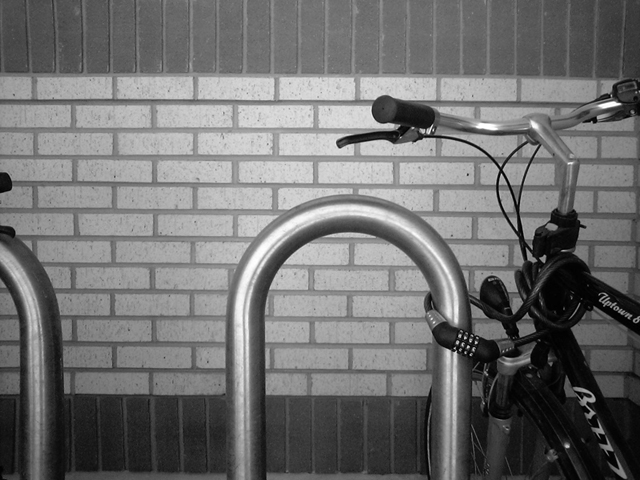
#> input picture Dữ liệu bài tập/Buổi 08 (15-12-S)/bike.png, 640 x 480 px
$ jupyter execute Ex8.ipynb
#> lines starting #> are read from the running program, lines starting #| are printed output that depends on the picture; after the words box and inside, x2 and y2 are one past the last pixel; in counts of white or black regions, pixels touching at a corner belong together
# Exercise 8

[cell 1]
import cv2
import matplotlib.pyplot as plt
import numpy as np
from skimage.morphology import disk, dilation
from skimage.measure import label
from skimage.color import label2rgb
from skimage.filters import threshold_otsu
from scipy.ndimage import convolve

FS = 15 # Fontsize of caption

## 8.1 Grayscale edge detector

[cell 2]
# Load the image in grayscale
I = cv2.imread('bike.png', cv2.IMREAD_GRAYSCALE)
#> I is the input picture: shape (480, 640); min 0, max 255, mean 112.2

# Normalize the image to 0-1
I = I.astype(np.float32) / 255.0

# Define the structuring element (rectangle with size 4x5)
kernel = cv2.getStructuringElement(cv2.MORPH_RECT, (5, 4))

# Perform dilation on the original image
I_dilated = cv2.dilate(I, kernel)

# Perform edge detection by subtracting the original image from the dilated image
edge = I_dilated - I

# Threshold to convert to binary image
BW = edge > 0.2  # 0.2 is the threshold value
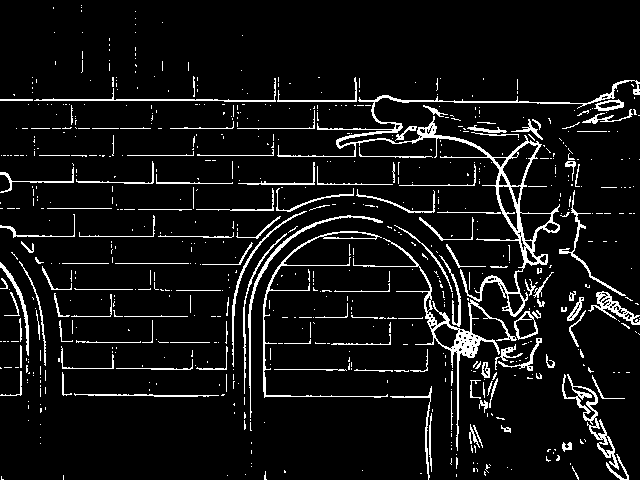
#> BW: shape (480, 640) bool; 7.4% white in thin lines or dots

# Show images
plt.figure(figsize = (10, 10))

plt.subplot(2, 2, 1)
plt.imshow(I, cmap = 'gray')
plt.title('Original Image', fontsize = FS)

plt.subplot(2, 2, 2)
plt.imshow(I_dilated, cmap = 'gray')
plt.title('Dilated Image', fontsize = FS)

plt.subplot(2, 2, 3)
plt.imshow(edge, cmap = 'gray')
plt.title('Edge = Dilation - Origin', fontsize = FS)

plt.subplot(2, 2, 4)
plt.imshow(BW, cmap = 'gray')
plt.title('BW of Edge', fontsize = FS)

plt.tight_layout()
plt.show()

## 8.2 Coins couting using dilation

[cell 3]
# Load the test image
I = cv2.imread('coins.png', cv2.IMREAD_GRAYSCALE)
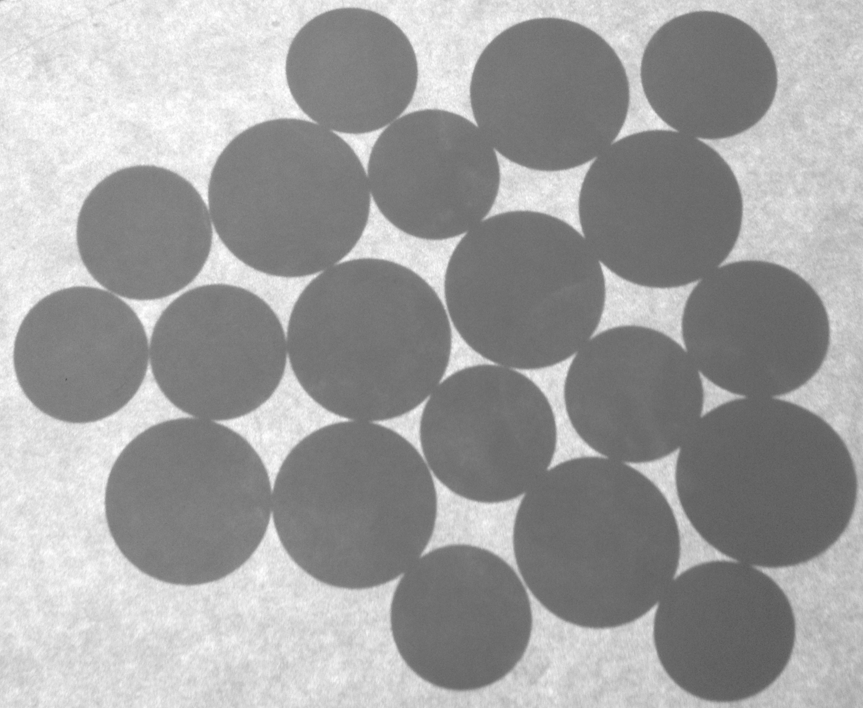
#> input picture Dữ liệu bài tập/Buổi 08 (15-12-S)/coins.png, 863 x 708 px
#> I is the input picture: shape (708, 863); min 87, max 255, mean 159.7

# Binarize the input image
level = threshold_otsu(I)
#> level = 167
BW = 1 - (I > level).astype(np.uint8)  # Revert black and white
#> BW: shape (708, 863); values 0 (black) and 1 (white), 57.8% white; 12 black regions, largest, box (x1, y1, x2, y2) and area: (0, 0, 863, 708) 221383, (337, 195, 495, 383) 5331, (215, 356, 350, 491) 5276

# a. No dilation
L = label(BW, connectivity=2)  # Connectivity=2 for 8-connected neighborhood
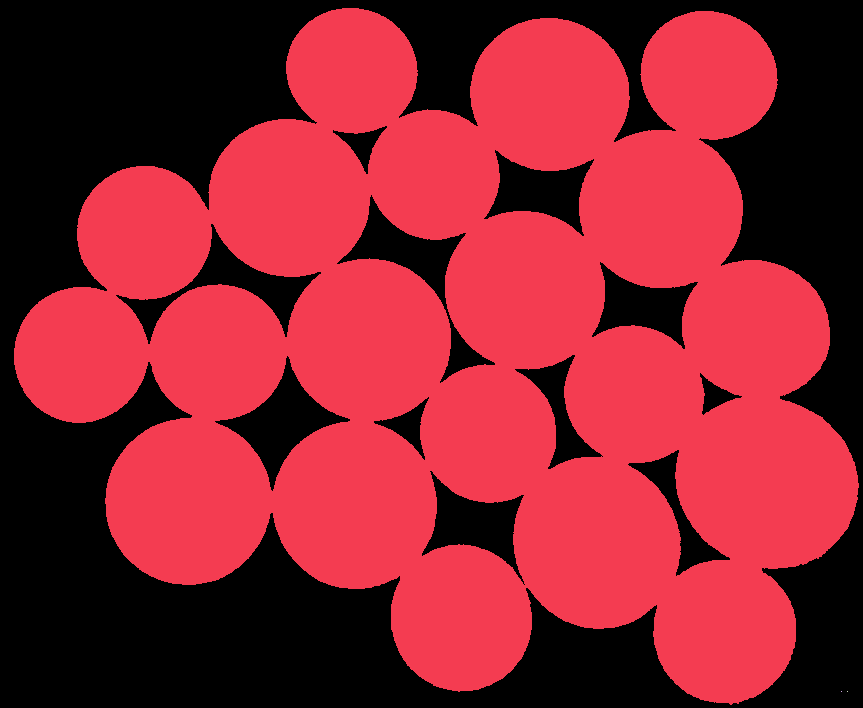
#> L: shape (708, 863) int64; 4 distinct labels, from 0 to 3; one colour per label, 0 black
obj = len(np.unique(L)) - 1
#> obj = 3
rgbLabel1 = label2rgb(L, image_alpha=0)

print(f"Number of coins before dilation: {obj}")
#| Number of coins before dilation: 3

# b. Use dilation
se = disk(25)
BW_dilated = 1 - dilation((I > level).astype(np.uint8), se)
#> BW_dilated: shape (708, 863); values 0 (black) and 1 (white), 26.1% white; 20 white regions, largest, box (x1, y1, x2, y2) and area: (700, 414, 834, 546) 12930, (538, 481, 656, 604) 11347, (130, 441, 249, 560) 10725

L2 = label(BW_dilated, connectivity=2)
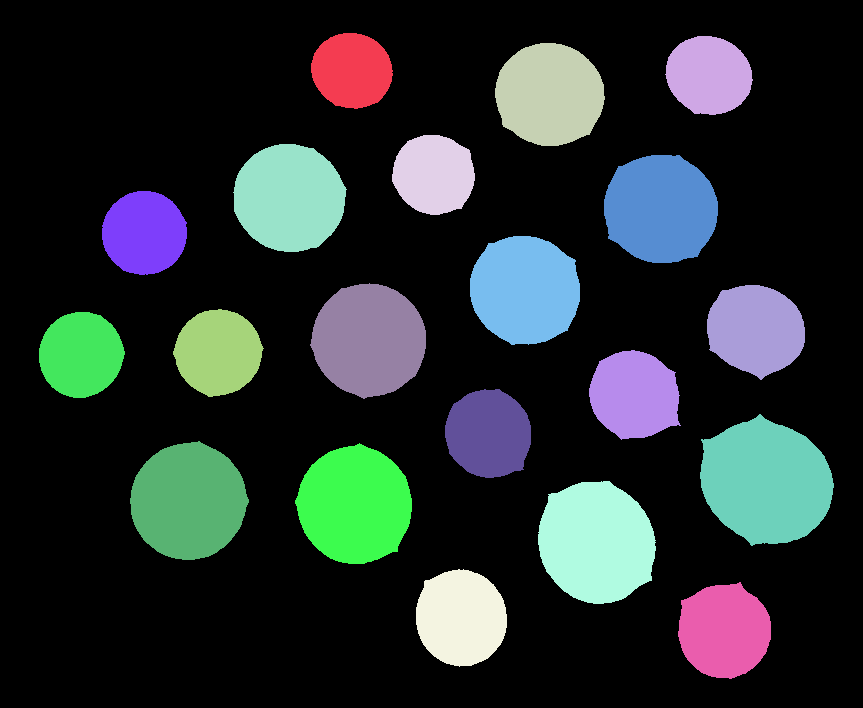
#> L2: shape (708, 863) int64; 21 distinct labels, from 0 to 20; one colour per label, 0 black
obj2 = len(np.unique(L2)) - 1
#> obj2 = 20
rgbLabel2 = label2rgb(L2, image_alpha=0)

print(f"Number of coins after dilation: {obj2}")
#| Number of coins after dilation: 20

# Show images
plt.figure(1, figsize=(10, 10))
plt.subplot(2, 2, 1)
plt.imshow(I, cmap='gray')
plt.title('Original image', fontsize=FS)

plt.subplot(2, 2, 2)
plt.imshow(BW, cmap='gray')
plt.title('Binary image', fontsize=FS)

plt.subplot(2, 2, 3)
plt.imshow(rgbLabel1)
plt.title('Labeling before dilation', fontsize=FS)

plt.subplot(2, 2, 4)
plt.imshow(rgbLabel2)
plt.title('Labeling after dilation', fontsize=FS)

plt.tight_layout()
plt.show()

## 8.3

[cell 4]
# Load the test image
I = cv2.imread('butterfly.png', cv2.IMREAD_GRAYSCALE)
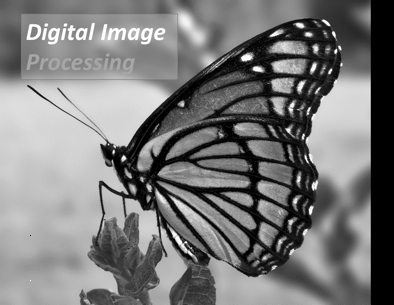
#> input picture Dữ liệu bài tập/Buổi 08 (15-12-S)/butterfly.png, 394 x 305 px
#> I is the input picture: shape (305, 394); min 0, max 255, mean 121.3

# Define 3 different structuring elements
se1 = cv2.getStructuringElement(cv2.MORPH_RECT, (10, 1))  # Line, 10 pixels, horizontal
se2 = cv2.getStructuringElement(cv2.MORPH_RECT, (10, 10))  # Line, diagonal approximation
se3 = cv2.getStructuringElement(cv2.MORPH_RECT, (1, 10))  # Line, 10 pixels, vertical

# Perform a sequence of dilation
I_dilation1 = cv2.dilate(I, se1)
I_dilation2 = cv2.dilate(I_dilation1, se2)
I_dilation3 = cv2.dilate(I_dilation2, se3)

# Show images
plt.figure(1, figsize=(10, 10))
plt.subplot(2, 2, 1)
plt.imshow(I, cmap='gray')
plt.title('Original image', fontsize=FS)

plt.subplot(2, 2, 2)
plt.imshow(I_dilation1, cmap='gray')
plt.title('1st dilation image', fontsize=FS)

plt.subplot(2, 2, 3)
plt.imshow(I_dilation2, cmap='gray')
plt.title('2nd dilation image', fontsize=FS)

plt.subplot(2, 2, 4)
plt.imshow(I_dilation3, cmap='gray')
plt.title('3rd dilation image', fontsize=FS)

plt.tight_layout()
plt.show()

## 8.4 Change object's feature of color image

[cell 5]
# Load the test image
I = cv2.imread('shapes.png')
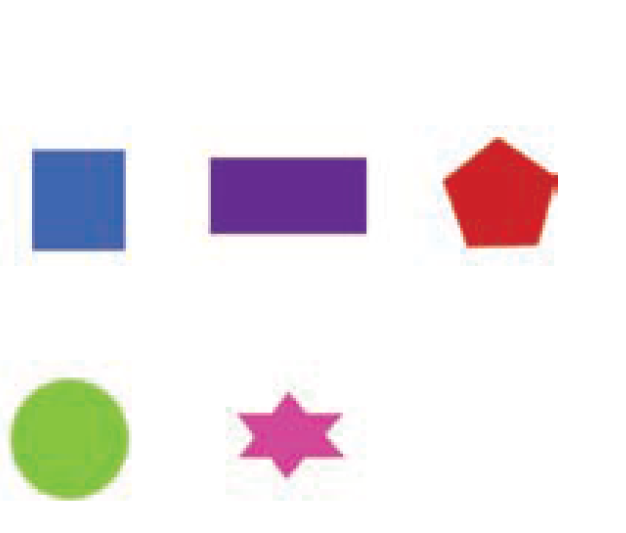
#> input picture Dữ liệu bài tập/Buổi 08 (15-12-S)/shapes.png, 626 x 533 px
#> I is the input picture: shape (533, 626, 3); mean B, G, R 234.6, 232.5, 237.7
I_rgb = cv2.cvtColor(I, cv2.COLOR_BGR2RGB)  # Convert BGR to RGB for display

# Convert to grayscale image
I_grayscale = cv2.cvtColor(I, cv2.COLOR_BGR2GRAY)
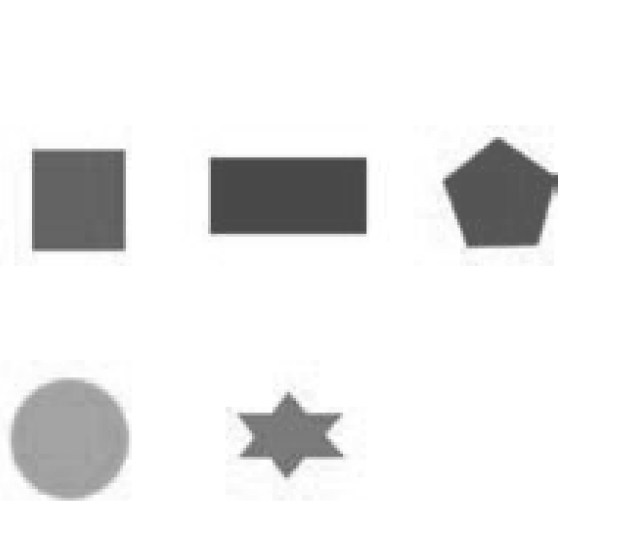
#> I_grayscale: shape (533, 626); min 68, max 255, mean 234.3

# Binarize the grayscale image
level = threshold_otsu(I_grayscale)
#> level = 182
I_BW = 1 - (I_grayscale > level).astype(np.uint8)
#> I_BW: shape (533, 626); values 0 (black) and 1 (white), 13.7% white; 5 white regions, box (x1, y1, x2, y2) and area: (208, 157, 367, 234) 12031, (12, 380, 128, 498) 10553, (32, 149, 126, 251) 9580, (443, 137, 558, 248) 8884, (240, 392, 343, 477) 4653

# Label the objects
L = label(I_BW, connectivity=2)  # 8-connectivity
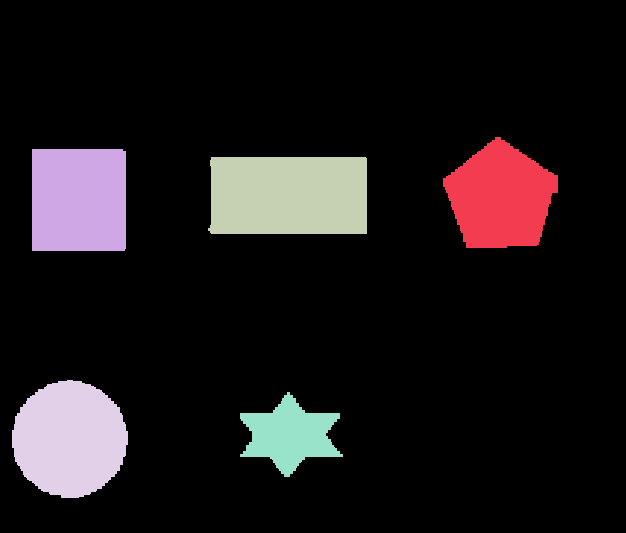
#> L: shape (533, 626) int64; 6 distinct labels, from 0 to 5; one colour per label, 0 black
obj = np.max(L)
#> obj = 5

# Define the color map
cmap = np.array([
    [255, 0, 0],    # Circle -> Red
    [255, 0, 255],  # Square -> Magenta
    [255, 255, 0],  # Rectangle -> Yellow
    [0, 255, 255],  # Asterisk -> Cyan
    [0, 0, 0]       # Pentagon -> Black
]) / 255.0  # Normalize for matplotlib

# Apply the color map to labeled regions
rgbLabel = label2rgb(L, colors=cmap[:obj], bg_label=0)

# Show images
plt.figure(1, figsize=(12, 12))
plt.subplot(2, 2, 1)
plt.imshow(I_rgb)
plt.title('Original image', fontsize=FS)

plt.subplot(2, 2, 2)
plt.imshow(I_grayscale, cmap='gray')
plt.title('Grayscale image', fontsize=FS)

plt.subplot(2, 2, 3)
plt.imshow(I_BW, cmap='gray')
plt.title('Binary image', fontsize=FS)

plt.subplot(2, 2, 4)
plt.imshow(rgbLabel)
plt.title('Converted color image', fontsize=FS)

plt.tight_layout()
plt.show()

## 8.5 Edge detection: Prewitt operator

[cell 6]
# Load the test image
O_I = cv2.imread('bike.png', cv2.IMREAD_GRAYSCALE)
I = O_I.astype(np.float64)  # Convert to double for consistency
#> I: shape (480, 640) float64

# Define Prewitt filter
h = np.array([[1, 0, -1], [1, 0, -1], [1, 0, -1]])  # Horizontal Prewitt

# Apply Prewitt filter in horizontal direction
filtered_I1 = convolve(I, h, mode='mirror')
filtered_I1 = np.abs(filtered_I1)  # Get its magnitude
filtered_I1 = filtered_I1 / np.max(filtered_I1)  # Normalize

# Apply Prewitt filter in vertical direction
filtered_I2 = convolve(I, h.T, mode='mirror')  # Transpose for vertical filter
filtered_I2 = np.abs(filtered_I2)  # Get its magnitude
filtered_I2 = filtered_I2 / np.max(filtered_I2)  # Normalize

# Combine edges in both directions
edge_sum = filtered_I1 ** 2 + filtered_I2 ** 2
edge_sum = np.log(edge_sum + 1)  # Magnitude in log
log_edge_sum = edge_sum / np.max(edge_sum)  # Normalize

# Thresholding
bw_edge1 = log_edge_sum > 0.01  # Threshold = 1%
#> bw_edge1: shape (480, 640) bool; 27.9% white; 1594 white regions (1472 under 20 px), largest, box (x1, y1, x2, y2) and area: (0, 0, 640, 480) 48147, (0, 212, 230, 397) 4270, (0, 240, 52, 480) 3389
bw_edge2 = log_edge_sum > 0.05  # Threshold = 5%
#> bw_edge2: shape (480, 640) bool; 11.1% white in thin lines or dots
bw_edge3 = log_edge_sum > 0.1   # Threshold = 10%
#> bw_edge3: shape (480, 640) bool; 5.7% white in thin lines or dots

# Show images
plt.figure(1, figsize=(12, 8))
plt.subplot(2, 3, 1)
plt.imshow(O_I, cmap='gray')
plt.title('Original image', fontsize=FS)

plt.subplot(2, 3, 2)
plt.imshow(filtered_I1, cmap='gray')
plt.title('Prewitt horizontal image', fontsize=FS)

plt.subplot(2, 3, 3)
plt.imshow(filtered_I2, cmap='gray')
plt.title('Prewitt vertical image', fontsize=FS)

plt.subplot(2, 3, 4)
plt.imshow(bw_edge1, cmap='gray')
plt.title('Mag > 0.01 image', fontsize=FS)

plt.subplot(2, 3, 5)
plt.imshow(bw_edge2, cmap='gray')
plt.title('Mag > 0.05 image', fontsize=FS)

plt.subplot(2, 3, 6)
plt.imshow(bw_edge3, cmap='gray')
plt.title('Mag > 0.1 image', fontsize=FS)

plt.tight_layout()
plt.show()

## 8.6 Edge detection: Sobel operator

[cell 7]
# Load the test image
O_I = cv2.imread('man_face.png', cv2.IMREAD_GRAYSCALE)
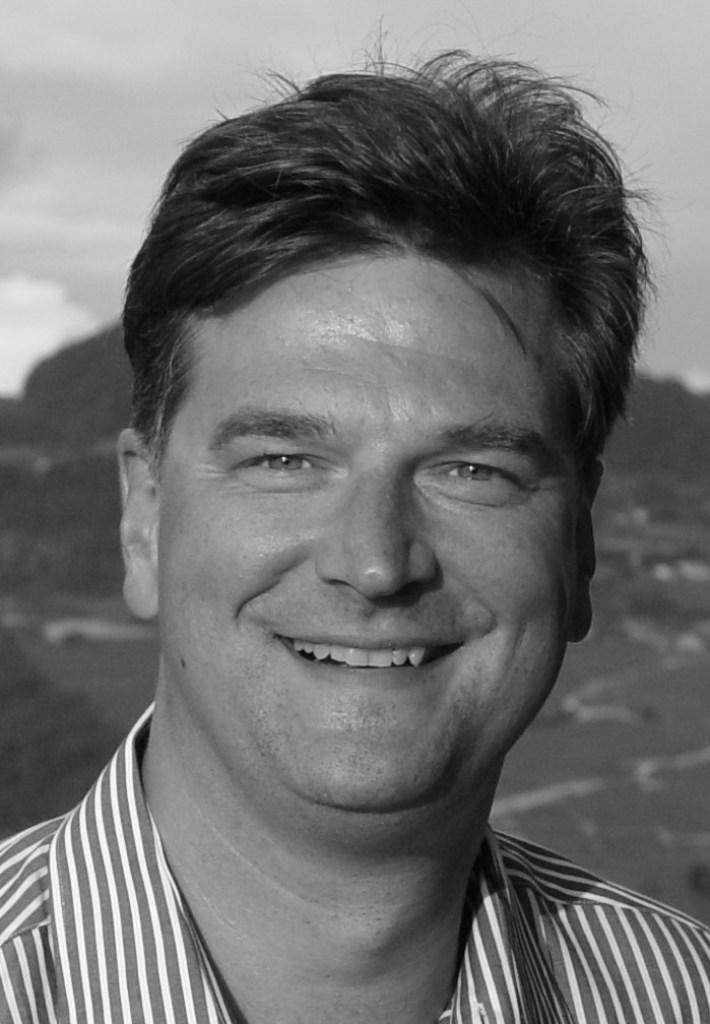
#> input picture Dữ liệu bài tập/Buổi 08 (15-12-S)/man_face.png, 710 x 1024 px
#> O_I is the input picture: shape (1024, 710); min 2, max 254, mean 112.6
I = O_I.astype(np.float64)  # Convert to double for consistency
#> I: shape (1024, 710) float64

# Define Sobel filters
h = np.array([[1, 2, 1], [0, 0, 0], [-1, -2, -1]])  # Horizontal Sobel filter

# Apply Sobel filter in horizontal direction
filtered_I1 = convolve(I, h, mode='mirror')  # Symmetric padding
#> filtered_I1: shape (1024, 710) float64
filtered_I1 = np.abs(filtered_I1)  # Get its magnitude
filtered_I1 = filtered_I1 / np.max(filtered_I1)  # Normalize

# Apply Sobel filter in vertical direction
filtered_I2 = convolve(I, h.T, mode='mirror')  # Transpose for vertical filter
#> filtered_I2: shape (1024, 710) float64
filtered_I2 = np.abs(filtered_I2)  # Get its magnitude
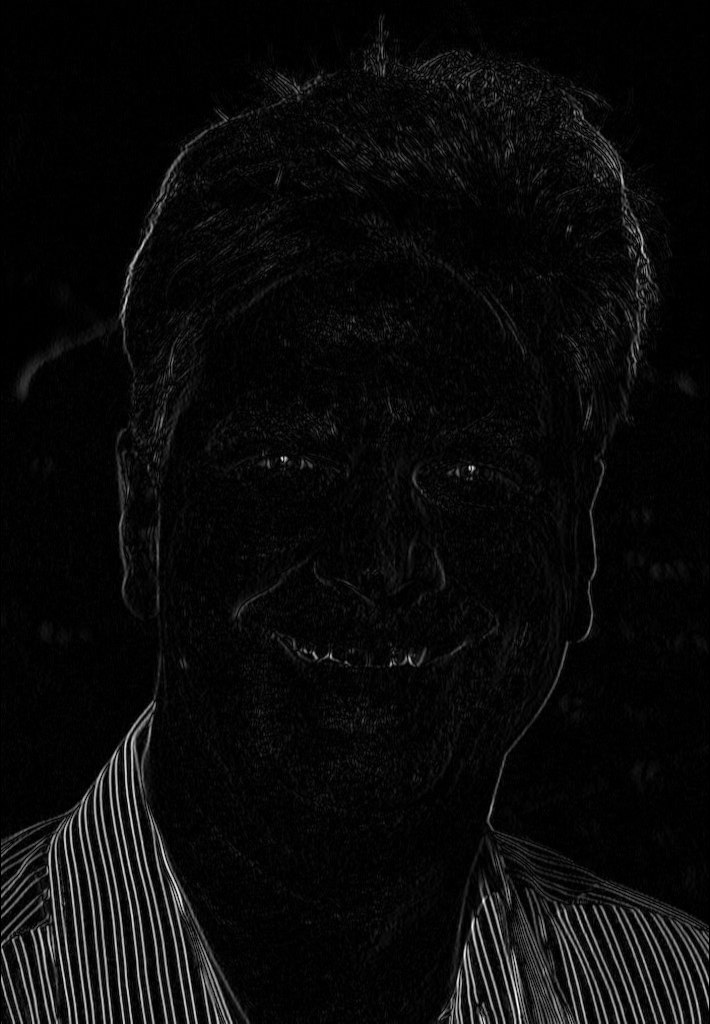
#> filtered_I2: shape (1024, 710) float64; min 0, max 592, mean 24.5; drawn with min black and max white
filtered_I2 = filtered_I2 / np.max(filtered_I2)  # Normalize

# Combine edges in both directions
edge_sum = filtered_I1 ** 2 + filtered_I2 ** 2
edge_sum = np.log(edge_sum + 1)  # Magnitude in log
log_edge_sum = edge_sum / np.max(edge_sum)  # Normalize

# Thresholding
bw_edge1 = log_edge_sum > 0.01  # Threshold = 1%
bw_edge2 = log_edge_sum > 0.05  # Threshold = 5%
bw_edge3 = log_edge_sum > 0.1   # Threshold = 10%

# Show images
plt.figure(1, figsize=(12, 8))
plt.subplot(2, 3, 1)
plt.imshow(O_I, cmap='gray')
plt.title('Original image', fontsize=FS)

plt.subplot(2, 3, 2)
plt.imshow(filtered_I1, cmap='gray')
plt.title('Sobel horizontal image', fontsize=FS)

plt.subplot(2, 3, 3)
plt.imshow(filtered_I2, cmap='gray')
plt.title('Sobel vertical image', fontsize=FS)

plt.subplot(2, 3, 4)
plt.imshow(bw_edge1, cmap='gray')
plt.title('Mag > 0.01 image', fontsize=FS)

plt.subplot(2, 3, 5)
plt.imshow(bw_edge2, cmap='gray')
plt.title('Mag > 0.05 image', fontsize=FS)

plt.subplot(2, 3, 6)
plt.imshow(bw_edge3, cmap='gray')
plt.title('Mag > 0.1 image', fontsize=FS)

plt.tight_layout()
plt.show()
